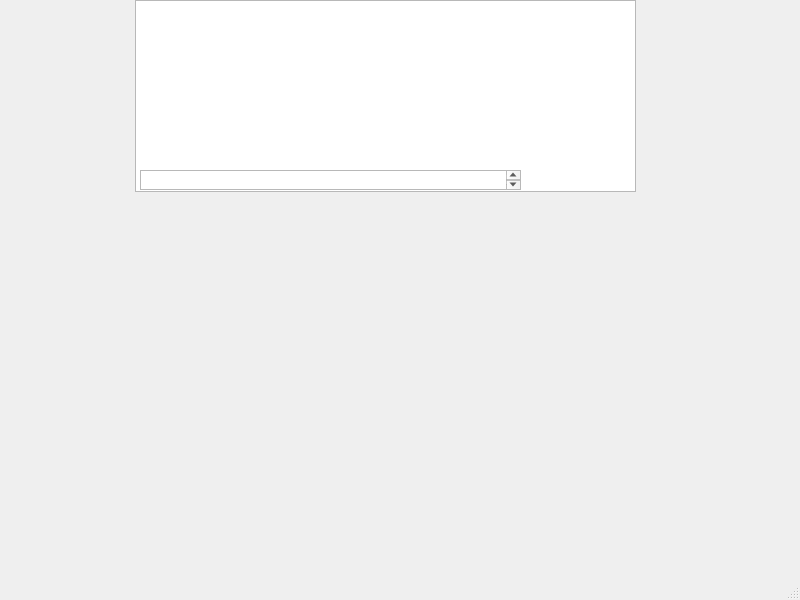
<?xml version="1.0" encoding="UTF-8"?>
<ui version="4.0">
 <class>utterchat</class>
 <widget class="QMainWindow" name="utterchat">
  <property name="geometry">
   <rect>
    <x>0</x>
    <y>0</y>
    <width>800</width>
    <height>600</height>
   </rect>
  </property>
  <property name="windowTitle">
   <string>utterchat</string>
  </property>
  <widget class="QWidget" name="centralwidget">
   <widget class="QListView" name="listView">
    <property name="geometry">
     <rect>
      <x>135</x>
      <y>0</y>
      <width>501</width>
      <height>192</height>
     </rect>
    </property>
   </widget>
   <widget class="QTextEdit" name="textEdit">
    <property name="geometry">
     <rect>
      <x>140</x>
      <y>170</y>
      <width>381</width>
      <height>20</height>
     </rect>
    </property>
   </widget>
  </widget>
  <widget class="QMenuBar" name="menubar">
   <property name="geometry">
    <rect>
     <x>0</x>
     <y>0</y>
     <width>800</width>
     <height>17</height>
    </rect>
   </property>
  </widget>
  <widget class="QStatusBar" name="statusbar"/>
 </widget>
 <resources/>
 <connections/>
</ui>
